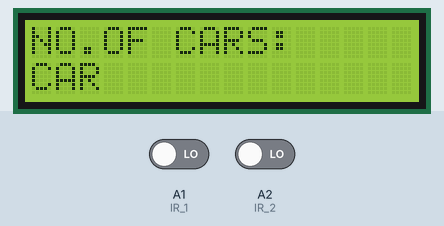
Simulated run of this sketch. Board: Arduino Uno, built with avr-gcc and run on an emulated ATmega328P. Shown: 16×2 character LCD. The test bench sets the inputs (shaded band); at power-on: A1 (IR_1) LOW, A2 (IR_2) LOW. What the sketch prints to the serial monitor is not drawn.

Above: at 1.2 s.
1.3 s: A1 (IR_1) driven HIGH
At 2.1 s:
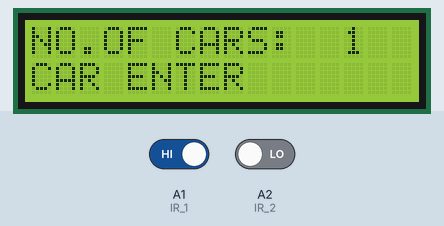
3.0 s: A1 (IR_1) driven LOW and A2 (IR_2) driven HIGH
At 4.3 s:
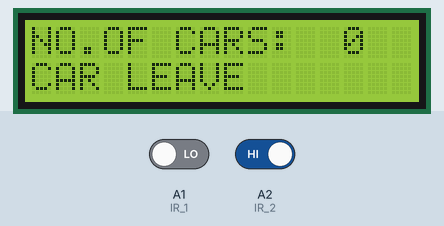
Timing chart, 0 to 6.0 s (numbered marks = the images above; inputs shaded):
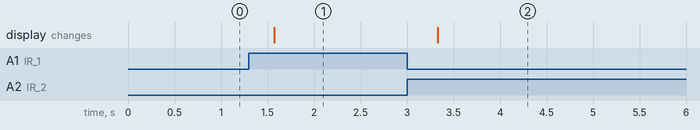

The sketch:

qwertysss.ino
```cpp
#include <LiquidCrystal.h>
LiquidCrystal lcd (12,13,5,4,3,2);
int IR_1 = A1; //exit
int IR_2 = A2; //enter
int counter=0;
int currentState=0;
int previousState_1=0;
int previousState_2=0;
int IR_1_op;
int IR_2_op;
void setup() {
  // put your setup code here, to run once:
Serial.begin (9600);
pinMode(IR_1,INPUT);
pinMode(IR_2,INPUT);
lcd.begin (16,2);
}

void loop() {
  // put your main code here, to run repeatedly:

lcd.setCursor (0,0);
lcd.print ("NO.OF CARS:");
lcd.setCursor (0,1);
lcd.print ("CAR");
IR_1_op = digitalRead(IR_1);
IR_2_op = digitalRead(IR_2);
Serial.println(digitalRead(IR_2));
if (IR_1_op == HIGH && IR_2_op == LOW)
{
 currentState=1;
}
else
{
  currentState=0;
}
if(currentState!=previousState_1)
{
  if(currentState==1)
  {
    counter=counter+1;
    lcd.setCursor(13,0);
    lcd.print(counter);
     lcd.setCursor(4,1);
    lcd.print("ENTER");
  }
}
  previousState_1=currentState;
  delay (250);
 Serial.println(counter);
if (IR_1_op == LOW && IR_2_op == HIGH)
{
 currentState=1;
}
else
{
  currentState=0;
}
if(currentState!=previousState_2)
{
  if(currentState==1)
  {
    counter=counter-1;
    lcd.setCursor(13,0);
    lcd.print(counter);
     lcd.setCursor(4,1);
    lcd.print("LEAVE");
  }
}
  previousState_2=currentState;
  delay (250);
 Serial.println(counter);
}
```

Measured:
- after the input at 1.3 s, the display: changes after 0.27 s (image 1)
- after the input at 3.0 s, the display: changes after 0.33 s (image 2)
